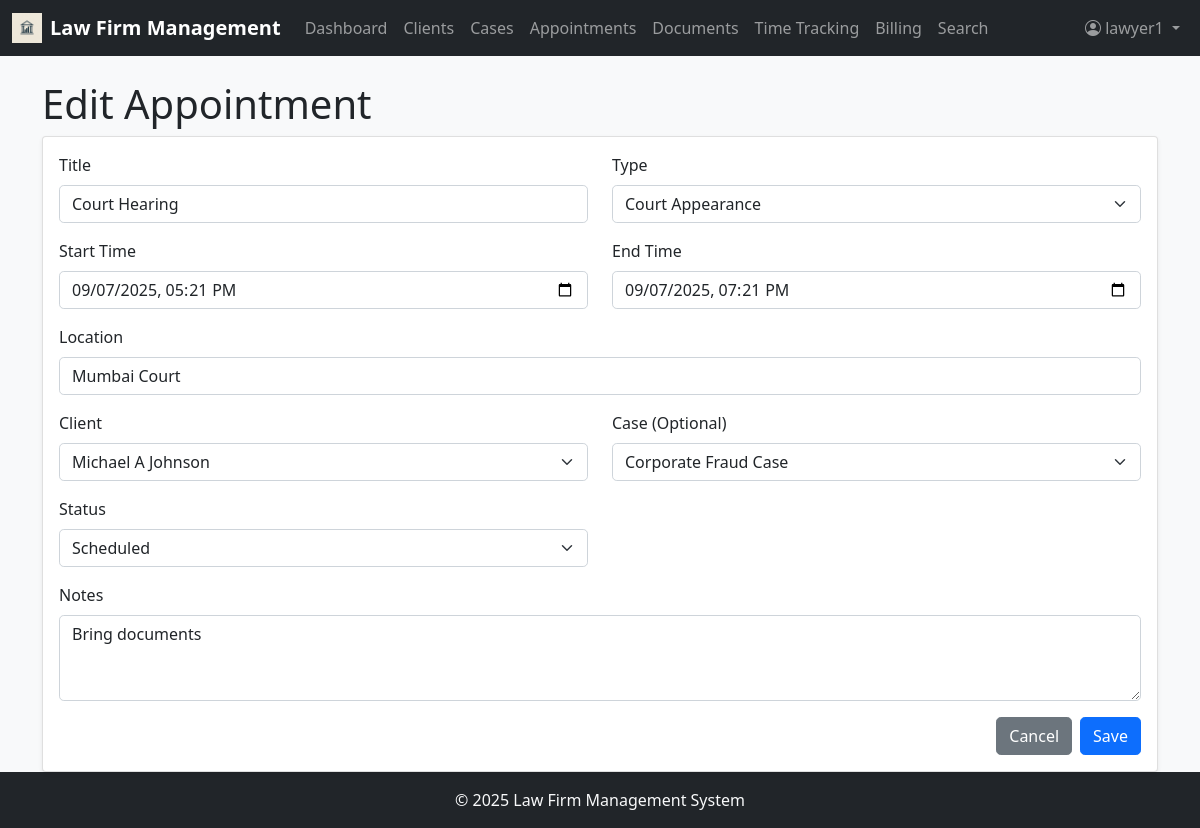
Page /appointments/1/edit (signed in) on the committed database.
### app/models.py (models this page shows, shortened)
class User(UserMixin, db.Model):
    id = db.Column(db.Integer, primary_key=True)
    username = db.Column(db.String(64), index=True, unique=True)
    email = db.Column(db.String(120), index=True, unique=True)
    password_hash = db.Column(db.String(128))
    first_name = db.Column(db.String(64))
    last_name = db.Column(db.String(64))
    role = db.Column(db.String(20))  # 'admin' (full access to system; manage users, roles, permissions, clients, cases, billing, payments; approve/reject invoices/time entries; access analytics, financial reports, firm-wide dashboards; configure system settings (billing rates, document categories, practice areas); assign lawyers/staff to cases), 'lawyer' (manage own cases & clients; add/edit case details, appointments, documents, time entries; track billable hours; generate invoices (pending admin approval); search legal database, access case law, add citations to cases; communicate with clients via notes/messages; cannot create/remove other users), 'staff' (support role, limited permissions; schedule appointments; upload and manage documents (evidence, contracts); draft invoices (cannot approve/send); record time entries on behalf of lawyers (if permitted); cannot delete cases or clients; cannot assign users)
    hourly_rate = db.Column(db.Float)
    cases = db.relationship('Case', secondary=case_assignments, backref=db.backref('assigned_users', lazy='dynamic'))
    time_entries = db.relationship('TimeEntry', backref='user', lazy='dynamic')

class Appointment(db.Model):
    id = db.Column(db.Integer, primary_key=True)
    title = db.Column(db.String(128))
    start_time = db.Column(db.DateTime)
    end_time = db.Column(db.DateTime)
    location = db.Column(db.String(256))
    type = db.Column(db.String(64))  # Consultation, Meeting, Court Appearance, etc.
    status = db.Column(db.String(20))  # Scheduled, Completed, Canceled
    notes = db.Column(db.Text)
    client_id = db.Column(db.Integer, db.ForeignKey('client.id'))
    case_id = db.Column(db.Integer, db.ForeignKey('case.id'))
    user_id = db.Column(db.Integer, db.ForeignKey('user.id'))
    created_at = db.Column(db.DateTime, default=datetime.utcnow)

class Client(db.Model):
    id = db.Column(db.Integer, primary_key=True)
    first_name = db.Column(db.String(64))
    last_name = db.Column(db.String(64))
    email = db.Column(db.String(120))
    phone = db.Column(db.String(20))
    address = db.Column(db.String(256))
    company = db.Column(db.String(128))
    category = db.Column(db.String(64))
    notes = db.Column(db.Text)
    cases = db.relationship('Case', backref='client', lazy='dynamic')
    appointments = db.relationship('Appointment', backref='client', lazy='dynamic')
    documents = db.relationship('Document', backref='client', lazy='dynamic')

class Case(db.Model):
    id = db.Column(db.Integer, primary_key=True)
    case_number = db.Column(db.String(20), unique=True)
    title = db.Column(db.String(128))
    description = db.Column(db.Text)
    status = db.Column(db.String(20))  # Open, In Progress, On Hold, Closed, Archived
    priority = db.Column(db.String(20))  # Low, Medium, High, Urgent
    practice_area = db.Column(db.String(64))
    case_type = db.Column(db.String(64))
    budget = db.Column(db.Float)
    client_id = db.Column(db.Integer, db.ForeignKey('client.id'))
    appointments = db.relationship('Appointment', backref='case', lazy='dynamic')
    documents = db.relationship('Document', backref='case', lazy='dynamic')
    time_entries = db.relationship('TimeEntry', backref='case', lazy='dynamic')
    invoices = db.relationship('Invoice', backref='case', lazy='dynamic')
    created_at = db.Column(db.DateTime, default=datetime.utcnow)
    updated_at = db.Column(db.DateTime, default=datetime.utcnow, onupdate=datetime.utcnow)

### app/routes.py (the view, shortened to what this page needs)
@app.route('/appointments/<int:id>/edit', methods=['GET', 'POST'])
@login_required
@role_required(['admin', 'lawyer', 'staff'])
def edit_appointment(id):
    appointment = Appointment.query.get_or_404(id)
    clients = Client.query.all()
    cases = Case.query.all()
    return render_template('appointment_form.html', appointment=appointment, clients=clients, cases=cases)

### app/__init__.py (called while the page is built)
@login.user_loader
def load_user(id):
    return User.query.get(int(id))

### app/routes.py (called while the page is built)
def role_required(allowed_roles):
    def decorator(f):
        @wraps(f)
        def decorated_function(*args, **kwargs):
            if current_user.is_anonymous or current_user.role not in allowed_roles:
                flash('You do not have permission to access this page.')
                return redirect(url_for('dashboard')) # Redirect to dashboard or login
            return f(*args, **kwargs)
        return decorated_function
    return decorator

### app/templates/appointment_form.html (shortened to what this page needs)
{% extends "base.html" %}
{% block content %}
<h1>{% if appointment %}Edit Appointment{% else %}Add New Appointment{% endif %}</h1>
<div class="card">
    <div class="card-body">
        <form method="POST">
            <div class="row mb-3">
                <div class="col-md-6">
                    <label class="form-label">Title</label>
                    <input type="text" class="form-control" name="title" value="{{ appointment.title if appointment else '' }}" required>
                </div>
                <div class="col-md-6">
                    <label class="form-label">Type</label>
                    <select class="form-select" name="type" required>
                        <option value="Court Appearance" {% if appointment and appointment.type == 'Court Appearance' %}selected{% endif %}>Court Appearance</option>
                    </select>
                </div>
            </div>
            <div class="row mb-3">
                <div class="col-md-6">
                    <label class="form-label">Start Time</label>
                    <input type="datetime-local" class="form-control" name="start_time" value="{{ appointment.start_time.strftime('%Y-%m-%dT%H:%M') if appointment else '' }}" required>
                </div>
                <div class="col-md-6">
                    <label class="form-label">End Time</label>
                    <input type="datetime-local" class="form-control" name="end_time" value="{{ appointment.end_time.strftime('%Y-%m-%dT%H:%M') if appointment else '' }}" required>
                </div>
            </div>
            <div class="mb-3">
                <label class="form-label">Location</label>
                <input type="text" class="form-control" name="location" value="{{ appointment.location if appointment else '' }}" required>
            </div>
            <div class="row mb-3">
                <div class="col-md-6">
                    <label class="form-label">Client</label>
                    <select class="form-select" name="client_id" required>
                        {% for client in clients %}
                        <option value="{{ client.id }}" {% if appointment and appointment.client_id == client.id %}selected{% endif %}>{{ client.first_name }} {{ client.last_name }}</option>
                        {% endfor %}
                    </select>
                </div>
                <div class="col-md-6">
                    <label class="form-label">Case (Optional)</label>
                    <select class="form-select" name="case_id">
                        {% for case in cases %}
                        <option value="{{ case.id }}" {% if appointment and appointment.case_id == case.id %}selected{% endif %}>{{ case.title }}</option>
                        {% endfor %}
                    </select>
                </div>
            </div>
            <div class="row mb-3">
                <div class="col-md-6">
                    <label class="form-label">Status</label>
                    <select class="form-select" name="status" required>
                        <option value="Scheduled" {% if appointment and appointment.status == 'Scheduled' %}selected{% endif %}>Scheduled</option>
                    </select>
                </div>
            </div>
            <div class="mb-3">
                <label class="form-label">Notes</label>
                <textarea class="form-control" name="notes" rows="3">{{ appointment.notes if appointment else '' }}</textarea>
            </div>
            <div class="d-flex justify-content-end">
                <a href="{{ url_for('appointments') }}" class="btn btn-secondary me-2">Cancel</a>
                <button type="submit" class="btn btn-primary">Save</button>
            </div>
        </form>
    </div>
</div>
{% endblock %}

### app/templates/base.html (shortened to what this page needs)
<!DOCTYPE html>
<html lang="en">
  <head>
    <link
      href="https://cdn.jsdelivr.net/npm/bootstrap@5.1.3/dist/css/bootstrap.min.css"
      rel="stylesheet"
    />
    <link
      rel="stylesheet"
      href="https://cdn.jsdelivr.net/npm/bootstrap-icons@1.8.1/font/bootstrap-icons.css"
    />
    <link
      href="{{ url_for('static', filename='css/style.css') }}"
      rel="stylesheet"
    />
  </head>
  <body class="d-flex flex-column min-vh-100">
    <nav class="navbar navbar-expand-lg navbar-dark bg-dark">
      <div class="container-fluid">
        <a
          class="navbar-brand d-flex align-items-center"
          href="{{ url_for('dashboard') }}"
        >
          <img
            src="{{ url_for('static', filename='images/lawfirm-logo.jpg') }}"
            alt="Logo"
            width="30"
            height="30"
            class="d-inline-block align-text-top me-2"
          />
          Law Firm Management
        </a>
        <div class="collapse navbar-collapse" id="navbarNav">
          <ul class="navbar-nav me-auto">
            <li class="nav-item">
              <a
                class="nav-link {% if request.endpoint == 'dashboard' %}active{% endif %}"
                href="{{ url_for('dashboard') }}"
              >
                Dashboard
              </a>
            </li>
            <li class="nav-item">
              <a
                class="nav-link {% if request.endpoint == 'clients' %}active{% endif %}"
                href="{{ url_for('clients') }}"
              >
                Clients
              </a>
            </li>
            <li class="nav-item">
              <a
                class="nav-link {% if request.endpoint == 'cases' %}active{% endif %}"
                href="{{ url_for('cases') }}"
              >
                Cases
              </a>
            </li>
            <li class="nav-item">
              <a
                class="nav-link {% if request.endpoint == 'appointments' %}active{% endif %}"
                href="{{ url_for('appointments') }}"
              >
                Appointments
              </a>
            </li>
            <li class="nav-item">
              <a
                class="nav-link {% if request.endpoint == 'documents' %}active{% endif %}"
                href="{{ url_for('documents') }}"
              >
                Documents
              </a>
            </li>
            <li class="nav-item">
              <a
                class="nav-link {% if request.endpoint == 'time_tracking' %}active{% endif %}"
                href="{{ url_for('time_tracking') }}"
              >
                Time Tracking
              </a>
            </li>
            <li class="nav-item">
              <a
                class="nav-link {% if request.endpoint == 'billing' %}active{% endif %}"
                href="{{ url_for('billing') }}"
              >
                Billing
              </a>
            </li>
            <li class="nav-item">
              <a
                class="nav-link {% if request.endpoint == 'search' %}active{% endif %}"
                href="{{ url_for('search') }}"
              >
                Search
              </a>
            </li>
          </ul>
          <ul class="navbar-nav">
            {% if current_user.is_anonymous %}
            <li class="nav-item">
              <a class="nav-link" href="{{ url_for('login') }}">Login</a>
            </li>
            {% else %}
            <li class="nav-item dropdown">
              <a
                class="nav-link dropdown-toggle"
                href="#"
                id="navbarDropdown"
                role="button"
                data-bs-toggle="dropdown"
              >
                <i class="bi bi-person-circle"></i> {{ current_user.username }}
              </a>
            </li>
            {% endif %}
          </ul>
        </div>
      </div>
    </nav>
    <main class="flex-grow-1 container mt-4">
       {% block content %}{% endblock %}
    </main>
    <footer class="footer mt-auto py-3 bg-dark text-light">
      <div class="container text-center">
        <span>© <span id="year"></span> Law Firm Management System</span>
      </div>
    </footer>
  </body>
</html>

### app/static/css/style.css (style rules this page uses)
body { font-family: 'Segoe UI', Tahoma, Geneva, Verdana, sans-serif; background-color: #f8f9fa; }
.footer { margin-top: auto; padding: 1rem 0; background-color: #343a40; color: #fff; }
.card { box-shadow: 0 0.125rem 0.25rem rgba(0, 0, 0, 0.075); border: 1px solid rgba(0, 0, 0, 0.125); }
.navbar-brand { font-weight: bold; }
.btn { border-radius: 0.3rem; }
.form-control, .form-select { border-radius: 0.3rem; }

### rows in the picture
User: username "lawyer1"
Appointment: title "Court Hearing", type "Court Appearance", start_time "09/07/2025 17:21", end_time "09/07/2025 19:21", location "Mumbai Court", client_id "Michael A Johnson", case_id "Corporate Fraud Case", status "Scheduled", notes "Bring documents"
